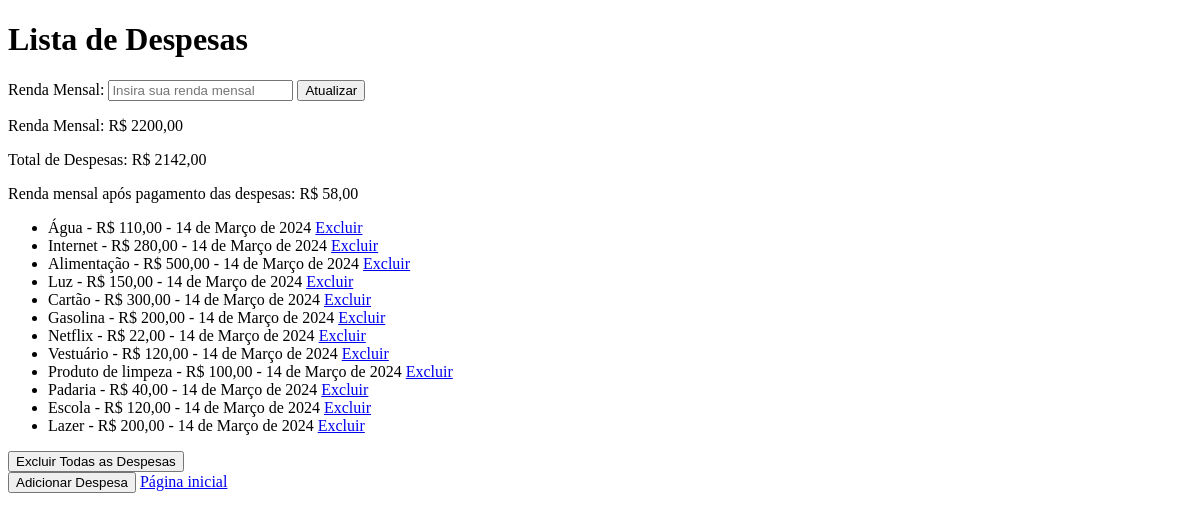
Before: / (signed in) with the older database file.
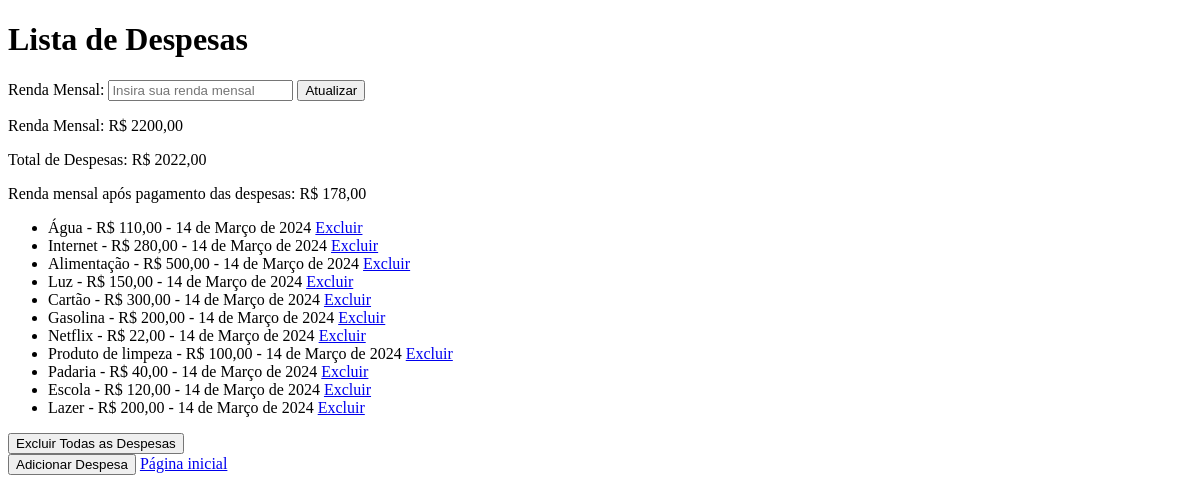
After: the same page with the newer database file.
### expenses/models.py (models this page shows, shortened)
class Expense(models.Model):
    title = models.CharField(max_length=100, verbose_name='Título')
    amount = models.DecimalField(max_digits=10, decimal_places=2, verbose_name='Valor')
    date = models.DateField(verbose_name='Data')
    user = models.ForeignKey(User, on_delete=models.CASCADE)
    class Meta:
        verbose_name = 'Despesa'
        verbose_name_plural = 'Despesas'

### expenses/views.py (the view, shortened to what this page needs)
# urls.py: path('', expense_list, name='expense_list'),
@login_required
def expense_list(request):
    expenses = Expense.objects.filter(user=request.user)
    total_expenses = expenses.aggregate(total=Sum('amount'))['total'] or 0
    total_expenses = round(total_expenses, 2)
    salary = UserProfile.objects.get(user=request.user).salary if UserProfile.objects.filter(user=request.user).exists() else None
    difference = salary - total_expenses if salary is not None else None
    return render(request, 'expenses/expense_list.html', {'expenses': expenses, 'total_expenses': total_expenses, 'salary': salary, 'difference': difference})

### expenses/templates/expenses/expense_list.html (shortened to what this page needs)
<!DOCTYPE html>
<html lang="pt-br">
<head>
</head>
<body>
    <h1>Lista de Despesas</h1>
    <form action="{% url 'expense_list' %}" method="post">
        <label for="salary">Renda Mensal:</label>
        <input type="text" id="salary" name="salary" placeholder="Insira sua renda mensal">
        <input type="submit" value="Atualizar">
    </form>
    {% if salary %}
    <p>Renda Mensal: R$ {{ salary }}</p>
    {% endif %}
    <p>Total de Despesas: R$ {{ total_expenses }}</p>
    {% if difference is not None %}
    <p>Renda mensal após pagamento das despesas: R$ {{ difference }}</p>
    {% endif %}
    <ul>
        {% for expense in expenses %}
            <li>{{ expense.title }} - R$ {{ expense.amount }} - {{ expense.date }} <a href="{% url 'delete_expense' expense.id %}">Excluir</a></li>
        {% endfor %}
    </ul>
    <form action="{% url 'confirm_delete_expenses' %}" method="post">
        <input type="submit" value="Excluir Todas as Despesas">
    </form>
    <button onclick="window.location.href='{% url 'add_expense' %}'">Adicionar Despesa</button>
    <a href="{% url 'welcome' %}">Página inicial</a>
</body>
</html>

Changed rows visible on the page:
removed Expense: title "Vestuário", amount "120,00", date "14 de Março de 2024"
Other visible differences:
{{ total_expenses }}: "2142,00" → "2022,00"
{{ difference }}: "58,00" → "178,00"
